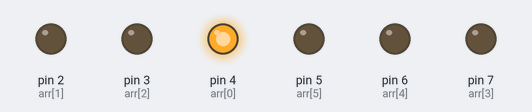
Simulated run of this sketch. Board: Arduino Uno, built with avr-gcc and run on an emulated ATmega328P. Shown: output pins drawn as LEDs (lit = HIGH).

Above: at 0.2 s.
At 1.2 s:
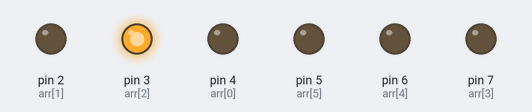
At 1.7 s:
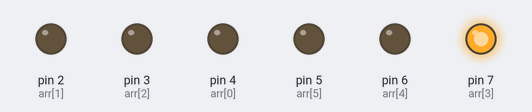
At 2.2 s:
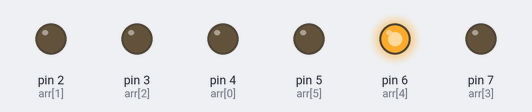
At 3.7 s:
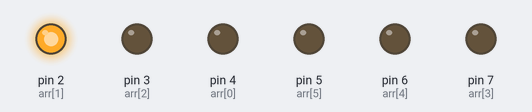
At 5.7 s:
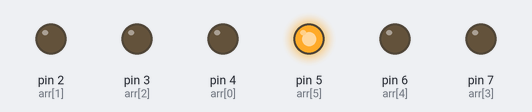
Timing chart, 0 to 6.9 s (numbered marks = the images above):
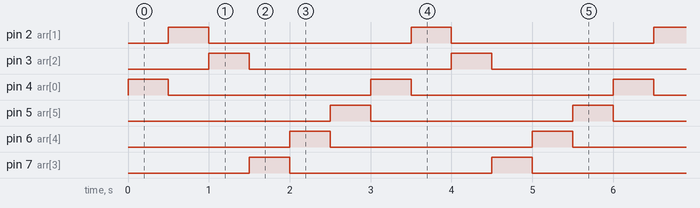

The sketch:

_4th.ino
```cpp
void setup() {
  // put your setup code here, to run once:
  for ( int i = 2 ; i < 8 ; i++)
    pinMode(i,OUTPUT);
}

void loop() {
  // put your main code here, to run repeatedly:
  int arr[6] = {4, 2, 3, 7, 6, 5};
  for ( int  i = 0 ; i < 6 ; i ++)
  {
    digitalWrite(arr[i], HIGH);
    delay(500);
    digitalWrite(arr[i],LOW);
  }
}
```

Measured:
- by itself, pin 2 (arr[1]), pin 3 (arr[2]), pin 4 (arr[0]), pin 5 (arr[5]), pin 6 (arr[4]), pin 7 (arr[3]): alternates HIGH for 0.50 s and LOW for 2.5 s
- by itself, everything shown: repeats every 3.0 s, in 7 steps
